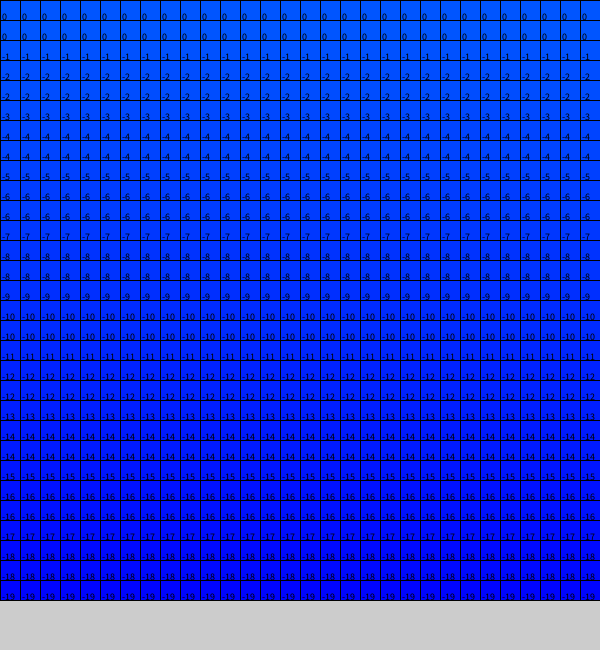
Frame 1 (no input)
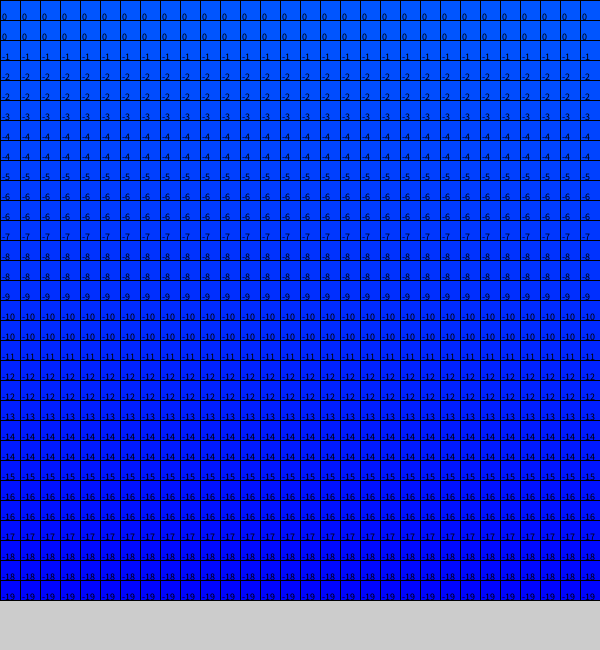
Frame 60 (the mouse pressed at the canvas centre just before this capture)
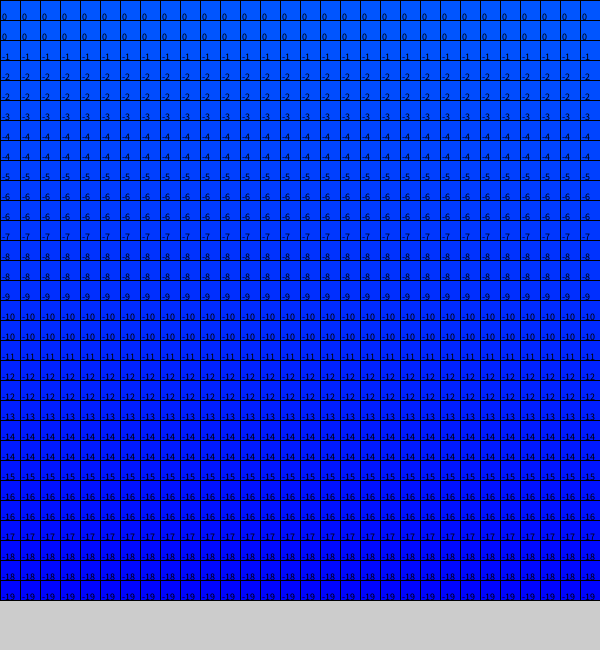
Frame 120 (the mouse held since frame 60 and released just before this capture)

The Processing sketch that drew these frames (run headless with seeded random() and noise(); from frame 60 on, the mouse is pressed at the canvas centre):

// Processing sketch: Air
// ── Air.pde
int xsize = 30, ysize = 30;
int climate = 10;

Cell[][] grid = new Cell[xsize][ysize];

void setup(){
  size(600, 650);
  for (int i=0; i<xsize; i++) {
      for (int j=0; j<ysize; j++) {
        grid[i][j] = new Cell(i * 20, j * 20);
    }
  }
}

void draw(){
  for (int i=0; i<xsize; i++) {
      for (int j=0; j<ysize; j++) {
        grid[i][j].render();
        grid[i][j].change();
        grid[i][j].heatSource();
        grid[i][j].temp();
        grid[i][j].exchangeHeat();
      }
  }
}

// ── Cell.pde
class Cell{
  int x, y, i, j;
  int setPoint;
  float nowTemp;
  boolean heatSource = false;
  boolean isolator = false;
  float isolation = 1;
  int spreadRate = 100;
  int colour;
  Cell(int xp, int yp){
    x = xp;
    y = yp;
    setPoint = setPoint - ((yp / ysize) /1);
    nowTemp = setPoint;
    i = xp /20;
    j = yp /20;
  }
  void render(){
    if(isolator == true){
      fill(200,200,200);
    }
    else if(heatSource == true){
    fill(200,0,0);
    }
    else{
      colour = round(map(nowTemp, -20, 40, 0, 255));
    fill(0,colour,255);
    }
    rect(x, y, 20, 20);
    textSize(10);
    fill(0,0,0);
    text(""+ round(nowTemp), x+ 2, y +20);
  }
  
  void heatSource(){
    if(heatSource == true){
      nowTemp += 1.5;
    }
  }
  void temp(){
    if(nowTemp > setPoint){
      nowTemp -= 0.02;
    }
    else{
     nowTemp += 0.02; 
    }
  }
  
  void change(){
    if(mouseX > x && mouseY > y && mouseX < x + 20 && mouseY < y + 20 && mousePressed == true && (mouseButton == RIGHT)){
      heatSource = true;
      isolator = false;
      nowTemp = 100;
      isolation = 1;
    }
    if(mouseX > x && mouseY > y && mouseX < x + 20 && mouseY < y + 20 && mousePressed == true && (mouseButton == LEFT)){
      isolator = true;
      heatSource = false;
      isolation = 0.6;
    }
    if(mouseX > x && mouseY > y && mouseX < x + 20 && mouseY < y + 20 && keyPressed == true){
      isolator = false;
      heatSource = false;
      isolation = 1;
    }
  }
  void exchangeHeat(){
    float dif = 0;
    //right
    if(i -1 < 0){

    }
    else if(nowTemp < grid[i-1][j].nowTemp){
      dif = grid[i-1][j].nowTemp - nowTemp;
      nowTemp += (dif/spreadRate)*isolation;
      grid[i-1][j].nowTemp -= (dif/spreadRate)*isolation;
    }

    //bottom
    if(j -1 < 0){

    }
    else if(nowTemp < grid[i][j-1].nowTemp){
      dif = grid[i][j-1].nowTemp - nowTemp;
      nowTemp += (dif/spreadRate)*isolation;
      grid[i][j-1].nowTemp -= (dif/spreadRate)*isolation;
    }
    
    //left
    if(i +1 > xsize-1){

    }
    else if(nowTemp < grid[i+1][j].nowTemp){
      dif = grid[i+1][j].nowTemp - nowTemp;
      nowTemp += (dif/spreadRate)*isolation;
      grid[i+1][j].nowTemp -= (dif/spreadRate)*isolation;
    }
    
    //top
    if(j +1 > ysize -1){

    }
    else if(nowTemp < grid[i][j+1].nowTemp){
      dif = grid[i][j+1].nowTemp - nowTemp;
      nowTemp += (dif/spreadRate)*isolation;
      grid[i][j+1].nowTemp -= (dif/spreadRate)*isolation;
    }
  }
}  
